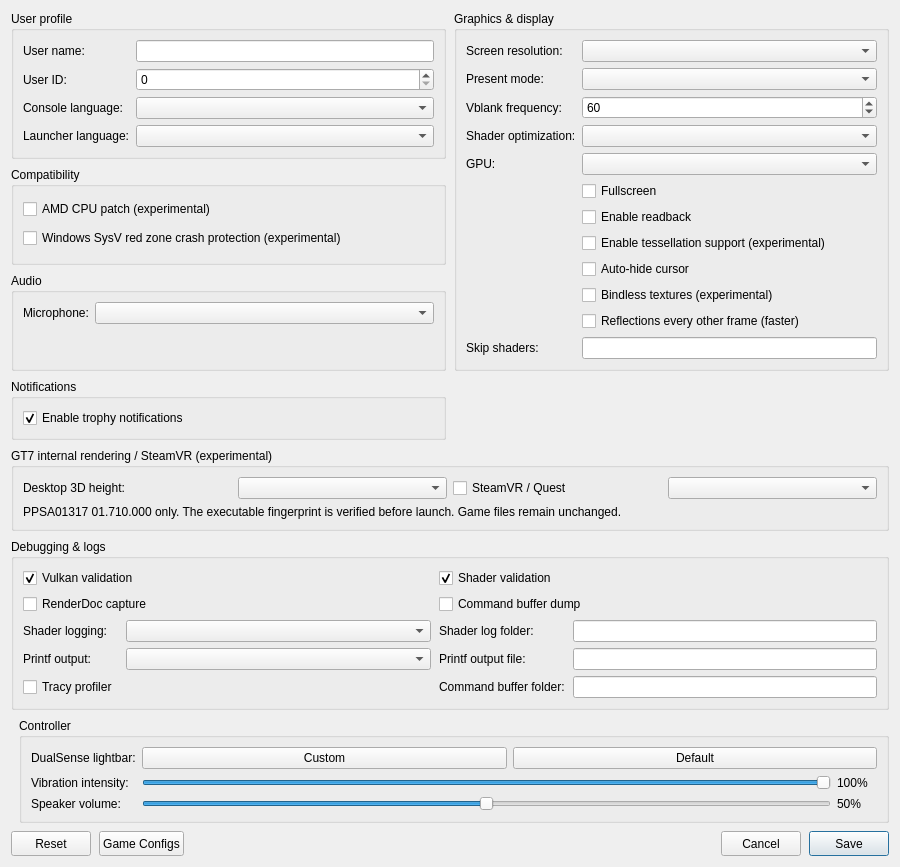
<?xml version="1.0" encoding="UTF-8"?>
<ui version="4.0">
 <class>ConfigurationEditDialog</class>
 <widget class="QDialog" name="ConfigurationEditDialog">
  <property name="geometry">
   <rect>
    <x>0</x>
    <y>0</y>
    <width>900</width>
    <height>620</height>
   </rect>
  </property>
  <property name="windowTitle">
   <string>Settings</string>
  </property>
  <property name="locale">
   <locale language="English" country="UnitedStates"/>
  </property>
  <layout class="QGridLayout" name="gridLayout">
   <property name="horizontalSpacing">
    <number>8</number>
   </property>
   <property name="verticalSpacing">
    <number>8</number>
   </property>
   <item row="0" column="0" colspan="2">
    <layout class="QGridLayout" name="sectionsLayout" columnstretch="1,1">
     <property name="horizontalSpacing">
      <number>8</number>
     </property>
     <property name="verticalSpacing">
      <number>8</number>
     </property>
     <item row="0" column="0">
      <widget class="QGroupBox" name="user_profile_group">
       <property name="title">
        <string>User profile</string>
       </property>
       <layout class="QFormLayout" name="userProfileLayout">
        <property name="fieldGrowthPolicy">
         <enum>QFormLayout::AllNonFixedFieldsGrow</enum>
        </property>
        <item row="0" column="0">
         <widget class="QLabel" name="label_user_name">
          <property name="text"><string>User name:</string></property>
         </widget>
        </item>
        <item row="0" column="1">
         <widget class="MandatoryLineEdit" name="lineEdit_user_name">
          <property name="toolTip"><string>Local user name exposed to games</string></property>
          <property name="clearButtonEnabled"><bool>true</bool></property>
         </widget>
        </item>
        <item row="1" column="0">
         <widget class="QLabel" name="label_user_id">
          <property name="text"><string>User ID:</string></property>
         </widget>
        </item>
        <item row="1" column="1">
         <widget class="QSpinBox" name="spinBox_user_id">
          <property name="toolTip"><string>Local user ID exposed to games</string></property>
          <property name="maximum"><number>2147483647</number></property>
         </widget>
        </item>
        <item row="2" column="0">
         <widget class="QLabel" name="label_console_language">
          <property name="text"><string>Console language:</string></property>
         </widget>
        </item>
        <item row="2" column="1">
         <widget class="QComboBox" name="comboBox_console_language">
          <property name="toolTip"><string>Language</string></property>
         </widget>
        </item>
        <item row="3" column="0">
         <widget class="QLabel" name="label_launcher_language">
          <property name="text"><string>Launcher language:</string></property>
         </widget>
        </item>
        <item row="3" column="1">
         <widget class="QComboBox" name="comboBox_launcher_language">
          <property name="toolTip"><string>Interface language; applies after restarting the launcher</string></property>
         </widget>
        </item>
       </layout>
      </widget>
     </item>
     <item row="2" column="0">
      <widget class="QGroupBox" name="audio_group">
       <property name="title"><string>Audio</string></property>
       <layout class="QFormLayout" name="audioLayout">
        <property name="fieldGrowthPolicy">
         <enum>QFormLayout::AllNonFixedFieldsGrow</enum>
        </property>
        <item row="0" column="0">
         <widget class="QLabel" name="label_audio_input_device">
          <property name="text"><string>Microphone:</string></property>
         </widget>
        </item>
        <item row="0" column="1">
         <widget class="QComboBox" name="comboBox_audio_input_device"/>
        </item>
       </layout>
      </widget>
     </item>
     <item row="0" column="1" rowspan="3">
      <widget class="QGroupBox" name="graphics_group">
       <property name="title">
        <string>Graphics &amp;&amp; display</string>
       </property>
       <layout class="QFormLayout" name="graphicsLayout">
        <property name="fieldGrowthPolicy">
         <enum>QFormLayout::AllNonFixedFieldsGrow</enum>
        </property>
        <item row="0" column="0">
         <widget class="QLabel" name="label_screen_resolution">
          <property name="text"><string>Screen resolution:</string></property>
         </widget>
        </item>
        <item row="0" column="1">
         <widget class="QComboBox" name="comboBox_screen_resolution">
          <property name="toolTip"><string>Window resolution</string></property>
         </widget>
        </item>
        <item row="1" column="0">
         <widget class="QLabel" name="label_present_mode">
          <property name="text"><string>Present mode:</string></property>
         </widget>
        </item>
        <item row="1" column="1">
         <widget class="QComboBox" name="comboBox_present_mode">
          <property name="toolTip"><string>Vulkan swapchain presentation mode</string></property>
         </widget>
        </item>
        <item row="2" column="0">
         <widget class="QLabel" name="label_vblank_frequency">
          <property name="text"><string>Vblank frequency:</string></property>
         </widget>
        </item>
        <item row="2" column="1">
         <widget class="QSpinBox" name="spinBox_vblank_frequency">
          <property name="toolTip"><string>Virtual display refresh rate used for frame pacing</string></property>
          <property name="minimum"><number>30</number></property>
          <property name="maximum"><number>360</number></property>
          <property name="value"><number>60</number></property>
         </widget>
        </item>
        <item row="3" column="0">
         <widget class="QLabel" name="label_shader_optimization">
          <property name="text"><string>Shader optimization:</string></property>
         </widget>
        </item>
        <item row="3" column="1">
         <widget class="QComboBox" name="comboBox_shader_optimization_type">
          <property name="toolTip"><string>Optimize shaders for code size or performance</string></property>
         </widget>
        </item>
        <item row="4" column="0">
         <widget class="QLabel" name="label_gpu">
          <property name="text"><string>GPU:</string></property>
         </widget>
        </item>
        <item row="4" column="1">
         <widget class="QComboBox" name="comboBox_gpu">
          <property name="toolTip"><string>Graphics device used by the emulator</string></property>
         </widget>
        </item>
        <item row="5" column="1">
         <widget class="QCheckBox" name="checkBox_fullscreen">
          <property name="toolTip"><string>Run in borderless desktop fullscreen</string></property>
          <property name="text"><string>Fullscreen</string></property>
         </widget>
        </item>
        <item row="6" column="1">
         <widget class="QCheckBox" name="checkBox_readback">
          <property name="toolTip"><string>Read back writable linear images</string></property>
          <property name="text"><string>Enable readback</string></property>
         </widget>
        </item>
        <item row="7" column="1">
         <widget class="QCheckBox" name="checkBox_tessellation">
          <property name="toolTip"><string>Draw tessellated geometry. Disabled by default; unsupported tessellation may cause crashes.</string></property>
          <property name="text"><string>Enable tessellation support (experimental)</string></property>
         </widget>
        </item>
        <item row="8" column="1">
         <widget class="QCheckBox" name="checkBox_hide_cursor">
          <property name="toolTip"><string>Hide the host cursor after 2 seconds without mouse activity</string></property>
          <property name="text"><string>Auto-hide cursor</string></property>
         </widget>
        </item>
        <item row="9" column="1">
         <widget class="QCheckBox" name="checkBox_bindless">
          <property name="toolTip"><string>Sample heap-indexed textures through bindless descriptor arrays instead of enumerating them per draw.</string></property>
          <property name="text"><string>Bindless textures (experimental)</string></property>
         </widget>
        </item>
        <item row="10" column="1">
         <widget class="QCheckBox" name="checkBox_reflections_half_rate">
          <property name="toolTip"><string>Redraw the reflection cube maps (the reflections on cars) every other frame instead of every frame. Faster; the reflections lag one frame.</string></property>
          <property name="text"><string>Reflections every other frame (faster)</string></property>
         </widget>
        </item>
        <item row="11" column="0">
         <widget class="QLabel" name="label_skip_shaders">
          <property name="text"><string>Skip shaders:</string></property>
         </widget>
        </item>
        <item row="11" column="1">
         <widget class="QLineEdit" name="lineEdit_skip_shaders">
          <property name="toolTip"><string>Guest shader hashes (hex, comma-separated) whose draws and dispatches are left out</string></property>
          <property name="clearButtonEnabled"><bool>true</bool></property>
         </widget>
        </item>
       </layout>
      </widget>
     </item>
     <item row="3" column="0">
      <widget class="QGroupBox" name="notifications_group">
       <property name="title"><string>Notifications</string></property>
       <layout class="QVBoxLayout" name="notificationsLayout">
        <item>
         <widget class="QCheckBox" name="checkBox_trophy_notifications">
          <property name="toolTip"><string>Show trophy unlock notifications and play their sound.
To use your own sound, replace the emulator's assets/sounds/trophy-unlock.wav with a WAV file and restart the game.</string></property>
          <property name="text"><string>Enable trophy notifications</string></property>
          <property name="checked"><bool>true</bool></property>
         </widget>
        </item>
       </layout>
      </widget>
     </item>
     <item row="4" column="0" colspan="2">
      <widget class="QGroupBox" name="gt7_group">
       <property name="title"><string>GT7 internal rendering / SteamVR (experimental)</string></property>
       <layout class="QGridLayout" name="gt7Layout">
        <item row="0" column="0">
         <widget class="QLabel" name="label_gt7_desktop_height">
          <property name="text"><string>Desktop 3D height:</string></property>
         </widget>
        </item>
        <item row="0" column="1">
         <widget class="QComboBox" name="comboBox_gt7_desktop_height">
          <property name="toolTip"><string>Sets GT7's internal scene scale, separately from Screen resolution. Heights are nominal; special passes can differ. Native keeps the original controller.</string></property>
         </widget>
        </item>
        <item row="0" column="2">
         <widget class="QCheckBox" name="checkBox_gt7_vr">
          <property name="text"><string>SteamVR / Quest</string></property>
          <property name="toolTip"><string>Connect the headset in SteamVR before starting. Uses the game's stereo rendering and the full-frustum compatibility patch.</string></property>
         </widget>
        </item>
        <item row="0" column="3">
         <widget class="QComboBox" name="comboBox_gt7_vr_scale">
          <property name="toolTip"><string>Internal size per eye; independent of SteamVR's resolution setting. Higher values use more GPU time and memory.</string></property>
         </widget>
        </item>
        <item row="1" column="0" colspan="4">
         <widget class="QLabel" name="label_gt7_compatibility">
          <property name="text"><string>PPSA01317 01.710.000 only. The executable fingerprint is verified before launch. Game files remain unchanged.</string></property>
          <property name="wordWrap"><bool>true</bool></property>
         </widget>
        </item>
       </layout>
      </widget>
     </item>
     <item row="5" column="0" colspan="2">
      <widget class="QGroupBox" name="debug_group">
       <property name="title">
        <string>Debugging &amp;&amp; logs</string>
       </property>
       <layout class="QGridLayout" name="debugLayout" columnstretch="0,1,0,1">
        <property name="horizontalSpacing"><number>8</number></property>
        <property name="verticalSpacing"><number>6</number></property>
        <item row="0" column="0" colspan="2">
         <widget class="QCheckBox" name="checkBox_vulkan_validation">
          <property name="toolTip"><string>Enable Vulkan validation layers</string></property>
          <property name="text"><string>Vulkan validation</string></property>
          <property name="checked"><bool>true</bool></property>
         </widget>
        </item>
        <item row="0" column="2" colspan="2">
         <widget class="QCheckBox" name="checkBox_shader_validation">
          <property name="toolTip"><string>Validate SPIR-V binary</string></property>
          <property name="text"><string>Shader validation</string></property>
          <property name="checked"><bool>true</bool></property>
         </widget>
        </item>
        <item row="1" column="0" colspan="2">
         <widget class="QCheckBox" name="checkBox_renderdoc_capture">
          <property name="toolTip"><string>Enable RenderDoc capture</string></property>
          <property name="text"><string>RenderDoc capture</string></property>
         </widget>
        </item>
        <item row="1" column="2" colspan="2">
         <widget class="QCheckBox" name="checkBox_cmd_dump">
          <property name="toolTip"><string>Dump command buffers</string></property>
          <property name="text"><string>Command buffer dump</string></property>
         </widget>
        </item>
        <item row="2" column="0">
         <widget class="QLabel" name="label_shader_log_direction">
          <property name="text"><string>Shader logging:</string></property>
         </widget>
        </item>
        <item row="2" column="1">
         <widget class="QComboBox" name="comboBox_shader_log_direction">
          <property name="toolTip"><string>Dump shaders to file or console window. If enabled may decrease emulator performance</string></property>
         </widget>
        </item>
        <item row="2" column="2">
         <widget class="QLabel" name="label_shader_log_folder">
          <property name="text"><string>Shader log folder:</string></property>
         </widget>
        </item>
        <item row="2" column="3">
         <widget class="MandatoryLineEdit" name="lineEdit_shader_log_folder">
          <property name="toolTip"><string>Specify directory to dump shaders</string></property>
          <property name="clearButtonEnabled"><bool>true</bool></property>
         </widget>
        </item>
        <item row="3" column="0">
         <widget class="QLabel" name="label_printf_direction">
          <property name="text"><string>Printf output:</string></property>
         </widget>
        </item>
        <item row="3" column="1">
         <widget class="QComboBox" name="comboBox_printf_direction">
          <property name="toolTip"><string>Print logs to file or console window. If enabled may decrease emulator performance</string></property>
         </widget>
        </item>
        <item row="3" column="2">
         <widget class="QLabel" name="label_printf_file">
          <property name="text"><string>Printf output file:</string></property>
         </widget>
        </item>
        <item row="3" column="3">
         <widget class="MandatoryLineEdit" name="lineEdit_printf_file">
          <property name="toolTip"><string>Specify file to dump logs</string></property>
          <property name="clearButtonEnabled"><bool>true</bool></property>
         </widget>
        </item>
        <item row="4" column="0">
         <widget class="QCheckBox" name="checkBox_profiler">
          <property name="toolTip"><string>Enable the Tracy profiler. Profiling may decrease emulator performance</string></property>
          <property name="text"><string>Tracy profiler</string></property>
         </widget>
        </item>
        <item row="4" column="2">
         <widget class="QLabel" name="label_cmd_dump_folder">
          <property name="text"><string>Command buffer folder:</string></property>
         </widget>
        </item>
        <item row="4" column="3">
         <widget class="MandatoryLineEdit" name="lineEdit_cmd_dump_folder">
          <property name="toolTip"><string>Specify directory to dump command buffers</string></property>
          <property name="clearButtonEnabled"><bool>true</bool></property>
         </widget>
        </item>
       </layout>
      </widget>
     </item>
     <item row="1" column="0">
      <widget class="QGroupBox" name="compatibility_group">
       <property name="title">
        <string>Compatibility</string>
       </property>
       <layout class="QVBoxLayout" name="compatibilityLayout">
        <item>
         <widget class="QCheckBox" name="checkBox_amd_cpu">
          <property name="toolTip"><string>Patch CPU instructions that differ between AMD and the host CPU.</string></property>
          <property name="text"><string>AMD CPU patch (experimental)</string></property>
         </widget>
        </item>
        <item>
         <widget class="QCheckBox" name="checkBox_red_zone_protection">
          <property name="toolTip"><string>Helps prevent crashes in some games on Windows</string></property>
          <property name="text"><string>Windows SysV red zone crash protection (experimental)</string></property>
         </widget>
        </item>
       </layout>
      </widget>
     </item>
    </layout>
   </item>
   <item row="1" column="1">
    <widget class="QGroupBox" name="controller_group">
     <property name="title"><string>Controller</string></property>
     <layout class="QFormLayout" name="controllerLayout">
      <property name="fieldGrowthPolicy"><enum>QFormLayout::AllNonFixedFieldsGrow</enum></property>
      <item row="0" column="0">
       <widget class="QLabel" name="label_controller_color">
        <property name="text"><string>DualSense lightbar:</string></property>
       </widget>
      </item>
      <item row="0" column="1">
       <layout class="QHBoxLayout" name="controllerColorLayout">
        <item>
         <widget class="QPushButton" name="button_controller_color">
          <property name="toolTip"><string>Choose and preview a fixed LED color. Bluetooth DualSense may take several seconds to update.</string></property>
          <property name="text"><string>Custom</string></property>
         </widget>
        </item>
        <item>
         <widget class="QPushButton" name="button_controller_color_reset">
          <property name="toolTip"><string>Let the game control the lightbar</string></property>
          <property name="text"><string>Default</string></property>
         </widget>
        </item>
       </layout>
      </item>
      <item row="1" column="0">
       <widget class="QLabel" name="label_controller_vibration">
        <property name="text"><string>Vibration intensity:</string></property>
       </widget>
      </item>
      <item row="1" column="1">
       <layout class="QHBoxLayout" name="controllerVibrationLayout">
        <item>
         <widget class="QSlider" name="slider_controller_vibration">
          <property name="toolTip"><string>Scale DualSense vibration over USB and Bluetooth</string></property>
          <property name="maximum"><number>100</number></property>
          <property name="value"><number>100</number></property>
          <property name="orientation"><enum>Qt::Horizontal</enum></property>
         </widget>
        </item>
        <item>
         <widget class="QLabel" name="label_controller_vibration_value">
          <property name="minimumSize"><size><width>40</width><height>0</height></size></property>
          <property name="text"><string>100%</string></property>
         </widget>
        </item>
       </layout>
      </item>
      <item row="2" column="0">
       <widget class="QLabel" name="label_controller_volume">
        <property name="text"><string>Speaker volume:</string></property>
       </widget>
      </item>
      <item row="2" column="1">
       <layout class="QHBoxLayout" name="controllerVolumeLayout">
        <item>
         <widget class="QSlider" name="slider_controller_volume">
          <property name="toolTip"><string>Scale the DualSense speaker over USB and Bluetooth. 50% is the previous default; 100% adds 6 dB of gain.</string></property>
          <property name="maximum"><number>100</number></property>
          <property name="value"><number>50</number></property>
          <property name="orientation"><enum>Qt::Horizontal</enum></property>
         </widget>
        </item>
        <item>
         <widget class="QLabel" name="label_controller_volume_value">
          <property name="minimumSize"><size><width>40</width><height>0</height></size></property>
          <property name="text"><string>50%</string></property>
         </widget>
        </item>
       </layout>
      </item>
     </layout>
    </widget>
   </item>
   <item row="2" column="0" colspan="2">
    <layout class="QHBoxLayout" name="buttonLayout">
     <item>
     <widget class="QPushButton" name="clear_button">
       <property name="minimumSize"><size><width>80</width><height>25</height></size></property>
       <property name="text"><string>Reset</string></property>
       <property name="toolTip"><string>Restore default settings</string></property>
      </widget>
     </item>
     <item>
      <widget class="QPushButton" name="settings_button">
       <property name="minimumSize"><size><width>80</width><height>25</height></size></property>
       <property name="text"><string>Game Configs</string></property>
       <property name="toolTip"><string>Import or export game configs</string></property>
      </widget>
     </item>
     <item>
      <spacer name="buttonSpacer">
       <property name="orientation"><enum>Qt::Horizontal</enum></property>
       <property name="sizeHint" stdset="0"><size><width>40</width><height>20</height></size></property>
      </spacer>
     </item>
     <item>
      <widget class="QPushButton" name="cancel_button">
       <property name="minimumSize"><size><width>80</width><height>25</height></size></property>
       <property name="text"><string>Cancel</string></property>
      </widget>
     </item>
     <item>
      <widget class="QPushButton" name="ok_button">
       <property name="minimumSize"><size><width>80</width><height>25</height></size></property>
       <property name="text"><string>Save</string></property>
       <property name="default"><bool>true</bool></property>
      </widget>
     </item>
    </layout>
   </item>
  </layout>
 </widget>
 <customwidgets>
  <customwidget>
   <class>MandatoryLineEdit</class>
   <extends>QLineEdit</extends>
   <header>mandatoryLineEdit.h</header>
  </customwidget>
 </customwidgets>
 <resources/>
</ui>
